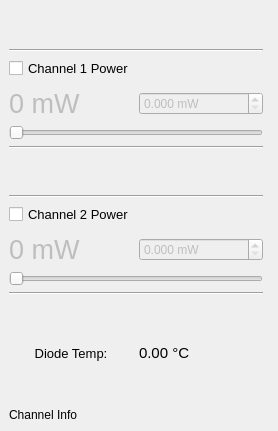
  <widget class="QDockWidget" name="adjustDockWidget">
   <property name="minimumSize">
    <size>
     <width>278</width>
     <height>421</height>
    </size>
   </property>
   <property name="baseSize">
    <size>
     <width>200</width>
     <height>0</height>
    </size>
   </property>
   <property name="windowTitle">
    <string>Adjust</string>
   </property>
   <attribute name="dockWidgetArea">
    <number>1</number>
   </attribute>
   <widget class="QWidget" name="dockWidgetContents_2">
    <layout class="QGridLayout" name="gridLayout_2">
     <item row="16" column="1">
      <widget class="Line" name="line_4">
       <property name="orientation">
        <enum>Qt::Horizontal</enum>
       </property>
      </widget>
     </item>
     <item row="5" column="1">
      <layout class="QHBoxLayout" name="hLayoutCh1">
       <property name="topMargin">
        <number>3</number>
       </property>
       <item>
        <widget class="QLabel" name="channel1Label">
         <property name="enabled">
          <bool>false</bool>
         </property>
         <property name="font">
          <font>
           <pointsize>20</pointsize>
          </font>
         </property>
         <property name="text">
          <string>0 mW</string>
         </property>
        </widget>
       </item>
       <item>
        <widget class="QDoubleSpinBox" name="setValueCh1">
         <property name="enabled">
          <bool>false</bool>
         </property>
         <property name="suffix">
          <string> mW</string>
         </property>
         <property name="decimals">
          <number>3</number>
         </property>
         <property name="maximum">
          <double>99.989999999999995</double>
         </property>
        </widget>
       </item>
      </layout>
     </item>
     <item row="2" column="1">
      <widget class="QCheckBox" name="channel1CheckBox">
       <property name="font">
        <font>
         <pointsize>10</pointsize>
        </font>
       </property>
       <property name="text">
        <string>Channel 1 Power</string>
       </property>
      </widget>
     </item>
     <item row="19" column="1">
      <layout class="QHBoxLayout" name="horizontalLayout_2">
       <property name="topMargin">
        <number>3</number>
       </property>
       <item>
        <widget class="QLabel" name="TempLabel">
         <property name="font">
          <font>
           <pointsize>10</pointsize>
           <kerning>true</kerning>
          </font>
         </property>
         <property name="layoutDirection">
          <enum>Qt::LeftToRight</enum>
         </property>
         <property name="text">
          <string>Diode Temp:</string>
         </property>
         <property name="textFormat">
          <enum>Qt::AutoText</enum>
         </property>
         <property name="alignment">
          <set>Qt::AlignCenter</set>
         </property>
        </widget>
       </item>
       <item>
        <widget class="QLabel" name="TempValue">
         <property name="enabled">
          <bool>true</bool>
         </property>
         <property name="font">
          <font>
           <pointsize>11</pointsize>
          </font>
         </property>
         <property name="autoFillBackground">
          <bool>false</bool>
         </property>
         <property name="text">
          <string>0.00 °C</string>
         </property>
        </widget>
       </item>
      </layout>
     </item>
     <item row="11" column="1">
      <widget class="Line" name="line_3">
       <property name="orientation">
        <enum>Qt::Horizontal</enum>
       </property>
      </widget>
     </item>
     <item row="21" column="1">
      <widget class="QLabel" name="chInfoLabel">
       <property name="text">
        <string>Channel Info</string>
       </property>
      </widget>
     </item>
     <item row="6" column="1">
      <widget class="QSlider" name="horizontalSliderCh1">
       <property name="enabled">
        <bool>false</bool>
       </property>
       <property name="maximum">
        <number>150000</number>
       </property>
       <property name="orientation">
        <enum>Qt::Horizontal</enum>
       </property>
      </widget>
     </item>
     <item row="9" column="1">
      <widget class="Line" name="line_2">
       <property name="orientation">
        <enum>Qt::Horizontal</enum>
       </property>
      </widget>
     </item>
     <item row="18" column="1">
      <spacer name="verticalSpacer_5">
       <property name="orientation">
        <enum>Qt::Vertical</enum>
       </property>
       <property name="sizeHint" stdset="0">
        <size>
         <width>20</width>
         <height>40</height>
        </size>
       </property>
      </spacer>
     </item>
     <item row="1" column="1">
      <widget class="Line" name="line">
       <property name="orientation">
        <enum>Qt::Horizontal</enum>
       </property>
      </widget>
     </item>
     <item row="14" column="1">
      <layout class="QHBoxLayout" name="hLayoutCh2">
       <property name="topMargin">
        <number>3</number>
       </property>
       <item>
        <widget class="QLabel" name="channel2Label">
         <property name="enabled">
          <bool>false</bool>
         </property>
         <property name="font">
          <font>
           <pointsize>20</pointsize>
          </font>
         </property>
         <property name="text">
          <string>0 mW</string>
         </property>
        </widget>
       </item>
       <item>
        <widget class="QDoubleSpinBox" name="setValueCh2">
         <property name="enabled">
          <bool>false</bool>
         </property>
         <property name="suffix">
          <string> mW</string>
         </property>
         <property name="decimals">
          <number>3</number>
         </property>
        </widget>
       </item>
      </layout>
     </item>
     <item row="0" column="1">
      <spacer name="verticalSpacer_6">
       <property name="orientation">
        <enum>Qt::Vertical</enum>
       </property>
       <property name="sizeHint" stdset="0">
        <size>
         <width>20</width>
         <height>40</height>
        </size>
       </property>
      </spacer>
     </item>
     <item row="15" column="1">
      <widget class="QSlider" name="horizontalSliderCh2">
       <property name="enabled">
        <bool>false</bool>
       </property>
       <property name="maximum">
        <number>150000</number>
       </property>
       <property name="singleStep">
        <number>1</number>
       </property>
       <property name="pageStep">
        <number>8</number>
       </property>
       <property name="orientation">
        <enum>Qt::Horizontal</enum>
       </property>
      </widget>
     </item>
     <item row="12" column="1">
      <widget class="QCheckBox" name="channel2CheckBox">
       <property name="font">
        <font>
         <pointsize>10</pointsize>
        </font>
       </property>
       <property name="focusPolicy">
        <enum>Qt::StrongFocus</enum>
       </property>
       <property name="text">
        <string>Channel 2 Power</string>
       </property>
       <property name="checked">
        <bool>false</bool>
       </property>
      </widget>
     </item>
     <item row="10" column="1">
      <spacer name="verticalSpacer_4">
       <property name="orientation">
        <enum>Qt::Vertical</enum>
       </property>
       <property name="sizeType">
        <enum>QSizePolicy::Expanding</enum>
       </property>
       <property name="sizeHint" stdset="0">
        <size>
         <width>20</width>
         <height>40</height>
        </size>
       </property>
      </spacer>
     </item>
     <item row="11" column="2">
      <widget class="Line" name="line_7">
       <property name="orientation">
        <enum>Qt::Horizontal</enum>
       </property>
      </widget>
     </item>
     <item row="20" column="1">
      <spacer name="verticalSpacer_11">
       <property name="orientation">
        <enum>Qt::Vertical</enum>
       </property>
       <property name="sizeHint" stdset="0">
        <size>
         <width>20</width>
         <height>40</height>
        </size>
       </property>
      </spacer>
     </item>
    </layout>
   </widget>
  </widget>
